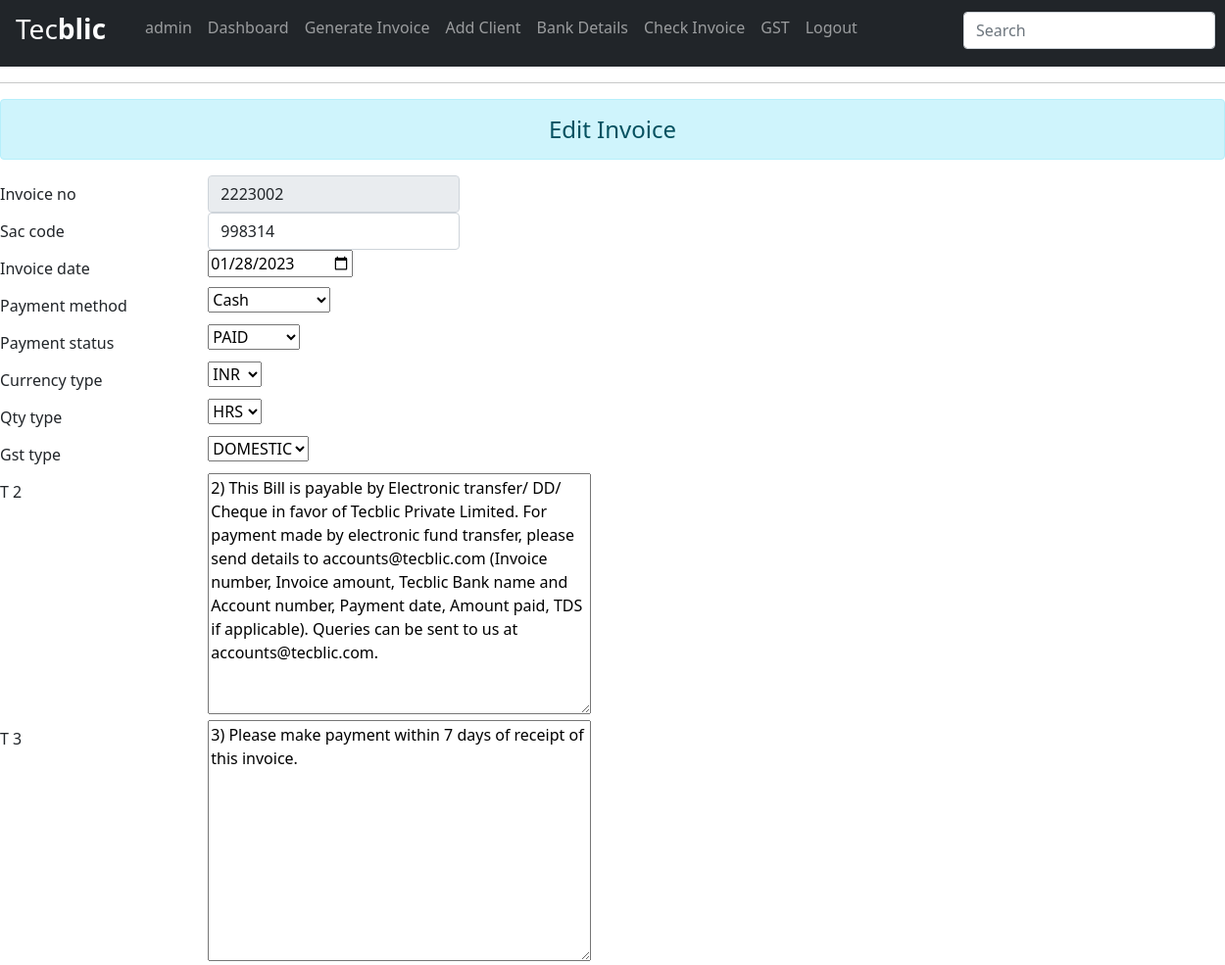
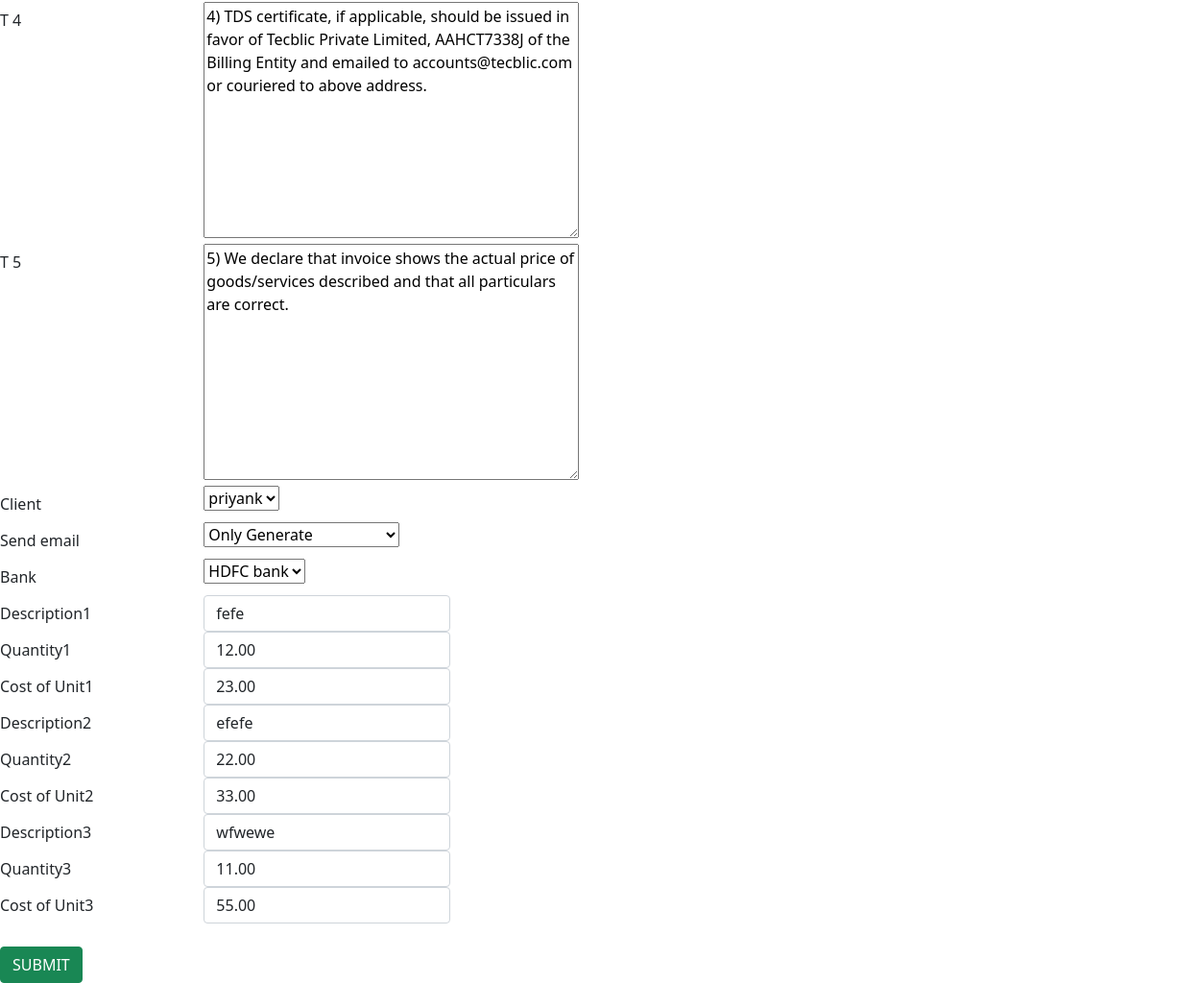
The app's page /edit_invoice/2223002/ (signed in) with its own data (2 pictures, top to bottom).
### tecblicapp/models.py (models this page shows)
class Invoice(models.Model):
    Method = [
    ('----','----'),
    ('Cash', 'Cash'),
    ('Online', 'Online'),
    ('Cheque', 'Cheque'),
    ('Swift Transfer', 'Swift Transfer'),
    ]
    imp=[
        ('DOMESTIC','DOMESTIC'),
        ('EXPORT','EXPORT'),
        ('Inter State', 'Inter State'),
    ]
    Currency = [
    ('INR', 'INR'),
    ('USD', 'USD'),
    ('EUR', 'EUR'),
    ]
    STATUS = [
    ('PENDING', 'PENDING'),
    ('PAID', 'PAID'),
    ]
    emails=[
        ('only_generate','Only Generate'),
        ('generate_and_send','Generate And Send Mail')
    ]
    quantity_type = [
        ("No's", "No's"),
        ('HRS', 'HRS'),
        ('DAY', 'DAY'),
    ]
    invoice_no = models.IntegerField(primary_key=True, blank=True)
    sac_code = models.CharField(null=True, blank=True, max_length=6)
    invoice_date = models.DateField(null=True, blank=True)
    payment_method = models.CharField(choices=Method, default='Cash', max_length=100)
    payment_status = models.CharField(choices=STATUS, default='PAID', max_length=100)
    gross_amount=models.IntegerField(null=True,blank=True)
    cgst = models.CharField(max_length=20, null=True, blank=True,default=0)
    sgst = models.CharField(max_length=20, null=True, blank=True,default=0)
    igst = models.CharField(max_length=20, null=True, blank=True,default=0)
    currency_type=models.CharField(choices=Currency,max_length=5,default='INR')
    qty_type = models.CharField(choices=quantity_type, default='HRS', max_length=5)
    gst_type=models.CharField(choices=imp,default='DOMESTIC',max_length=20)
    t_2 = models.TextField(
        default="2) This Bill is payable by Electronic transfer/ DD/ Cheque in favor of Tecblic Private Limited. For payment made by electronic fund transfer, please send details to accounts@tecblic.com (Invoice number, Invoice amount, Tecblic Bank name and Account number, Payment date, Amount paid, TDS if applicable). Queries can be sent to us at accounts@tecblic.com.")
    t_3 = models.TextField(default="3) Please make payment within 7 days of receipt of this invoice.")
    t_4 = models.TextField(
        default="4) TDS certificate, if applicable, should be issued in favor of Tecblic Private Limited, AAHCT7338J of the Billing Entity and emailed to accounts@tecblic.com or couriered to above address.")
    t_5 = models.TextField(
        default="5) We declare that invoice shows the actual price of goods/services described and that all particulars are correct.")
    client = models.ForeignKey(clientDetail, blank=True, null=True, on_delete=models.SET_NULL)
    send_email=models.CharField(choices=emails,max_length=20,default='only_generate')
    bank = models.ForeignKey(BankDetails, blank=True, null=True, on_delete=models.SET_NULL)
    date_created = models.DateTimeField(auto_now_add=True,blank=True, null=True)
    last_updated = models.DateTimeField(auto_now=True,blank=True, null=True)

class InvoiceDesription(models.Model):
    description_id = models.AutoField(primary_key=True)
    description = models.CharField(max_length=100, null=True, blank=True)
    quantity = models.DecimalField(max_digits =9,null=True, blank=True, decimal_places=2)
    cost_per_unit = models.DecimalField(max_digits =9,null=True, blank=True, decimal_places=2)
    invoice = models.ForeignKey(Invoice, on_delete=models.CASCADE)

### tecblicapp/views.py (the view, shortened to what this page needs)
# urls.py: path('edit_invoice/<int:pk>/', views.edit_invoice, name="edit_invoice"),
@login_required(login_url='login')
def edit_invoice(request, pk):
    invoice = Invoice.objects.get(invoice_no=pk)
    invoice_det = InvoiceDesription.objects.filter(invoice=invoice)
    form = invoiceForm(instance=invoice)
    print("invoice_detail = >",invoice_det)
    context = {'form': form,'invoice_detail':invoice_det}
    return render(request, 'tecblicapp/invoice_edit_form.html', context)

### tecblicapp/forms.py
class invoiceForm(forms.ModelForm):
    class Meta:
        model=Invoice
        exclude=('cgst','sgst','igst','slug','uniqueId','gross_amount',)
        widgets={
            'invoice_no':forms.TextInput(attrs= {'class':'form-control','id':'invoiceid','placeholder':'Invoice No','readonly':True}),
            'invoice_date':forms.DateInput(attrs= {'class':'form-control','id':'dateid','placeholder':'Enter date','type': 'date', 'class': 'form_input','required':'required',}),
            'sac_code': forms.TextInput(attrs={'class': 'form-control', 'id': 'sacid', 'placeholder': 'SAC','value':'998314','required':'required',}),
            'payment_status':forms.Select(attrs = {'id':'payment_status','onchange':'changestatus()'})
        }

### tecblicapp/models.py (called while the page is built)
    def __str__(self):
        return self.clientName

    def __str__(self):
        return self.bank_name

### tecblicapp/templates/tecblicapp/invoice_edit_form.html (shortened to what this page needs)
<!DOCTYPE html>
<html lang="en">
<head>
     <link href="https://cdn.jsdelivr.net/npm/bootstrap@5.1.3/dist/css/bootstrap.min.css" rel="stylesheet">
</head>
<body>
{% include 'tecblicapp/navbar.html' %}
<hr>
<form action="" method="post">
    <h4 class="text-center alert alert-info">Edit Invoice</h4>
    {% for field in form %}
    <div class="form-group row">
        <label class="col-sm-2 col-form-label">{{field.label}}</label>
        <div class="col-auto">
            {{field}}
        </div>
    </div>
    {% endfor %}
    {% for i in invoice_detail %}
    <div class="form-group row">
        <label class="col-sm-2 col-form-label">Description{{forloop.counter}}</label>
        <div class="col-auto">
            <label><input type="text" class="form-control",id="desription{{forloop.counter}}" name = "description{{forloop.counter}}" value="{{i.description}}" placeholder="Description" required></label>
        </div>
    </div>
    <div class="form-group row">
        <label class="col-sm-2 col-form-label">Quantity{{forloop.counter}}</label>
        <div class="col-auto">
            <input type="number" value="{{i.quantity}}" name="quantity{{forloop.counter}}" class="form-control",id="quantity{{forloop.counter}}" placeholder="quantity" required>
        </div>
    </div>
    <div class="form-group row">
        <label class="col-sm-2 col-form-label">Cost of Unit{{forloop.counter}}</label>
        <div class="col-auto">
            <input type="number" name="cost{{forloop.counter}}" value="{{i.cost_per_unit}}" class="form-control",id="cost{{forloop.counter}}" placeholder="Cost Per Unit" required>
        </div>
    </div>
    {% endfor %}
    <br/>
    <input type="submit" value="SUBMIT" class="btn btn-success">
</form>
</body>
</html>

### tecblicapp/templates/tecblicapp/navbar.html (shortened to what this page needs)
{% load static %}
<nav class="navbar navbar-expand-lg navbar-dark bg-dark">
  <div class="collapse navbar-collapse" id="navbarCollapse">
    <div class="navbar-nav">
     <a class="navbar-brand" href="{% url 'home_page' %}">
        <h3 class="mx-3"> Tec<b>blic</b></h3>
      </a>
      <span class="nav-item nav-link"> {{request.user}} </span>
      <a class="nav-item nav-link" href=" {% url 'home_page' %}">Dashboard</a>
      <a class="nav-item nav-link" href="{% url 'invoice_details' %}">Generate Invoice</a>
      <a class="nav-item nav-link" href="{% url 'client-detail' %}">Add Client</a>
      <a class="nav-item nav-link" href="{% url 'bank-detail' %}">Bank Details</a>
      <a class="nav-item nav-link" href="{% url 'check_invoices' %}">Check Invoice</a>
      <a class="nav-item nav-link" href="{% url 'gst' %}">GST</a>
      <a class="nav-item nav-link" href="{% url 'logout' %}">Logout</a>
      <form method="GET" action="/search"><input class="mt-1 form-control mr-sm-2" type="search" style="position: relative; left: 100px;" name="query" id="query" placeholder="Search" aria-label="Search"></form>
    </div>
  </div>
</nav>

### records on screen
Invoice: form "2223002" "998314" "01/28/2023" "Cash" "PAID" "INR" "HRS" "DOMESTIC" "2) This Bill is payable by Electronic transfer/ DD/ Cheque in favor of Tecblic Private Limited. For payment made by electronic fund transfer, please send details to accounts@tecblic.com (Invoice number, Invoice amount, Tecblic Bank name and Account number, Payment date, Amount paid, TDS if applicable). Queries can be sent to us at accounts@tecblic.com." "3) Please make payment within 7 days of receipt of this invoice." "4) TDS certificate, if applicable, should be issued in favor of Tecblic Private Limited, AAHCT7338J of the Billing Entity and emailed to accounts@tecblic.com or couriered to above address." "5) We declare that invoice shows the actual price of goods/services described and that all particulars are correct." "priyank" "Only Generate" "HDFC bank"
InvoiceDesription: description1 "fefe", quantity1 "12.00", cost_per_unit "23.00"
InvoiceDesription: description2 "efefe", quantity2 "22.00", cost_per_unit "33.00"
InvoiceDesription: description3 "wfwewe", quantity3 "11.00", cost_per_unit "55.00"

### other values on screen
{{ request.user }} "admin"
{{ field.label }} "Invoice no" "Sac code" "Invoice date" "Payment method" "Payment status" "Currency type" "Qty type" "Gst type" "T 2" "T 3" "T 4" "T 5" "Client" "Send email" "Bank"
